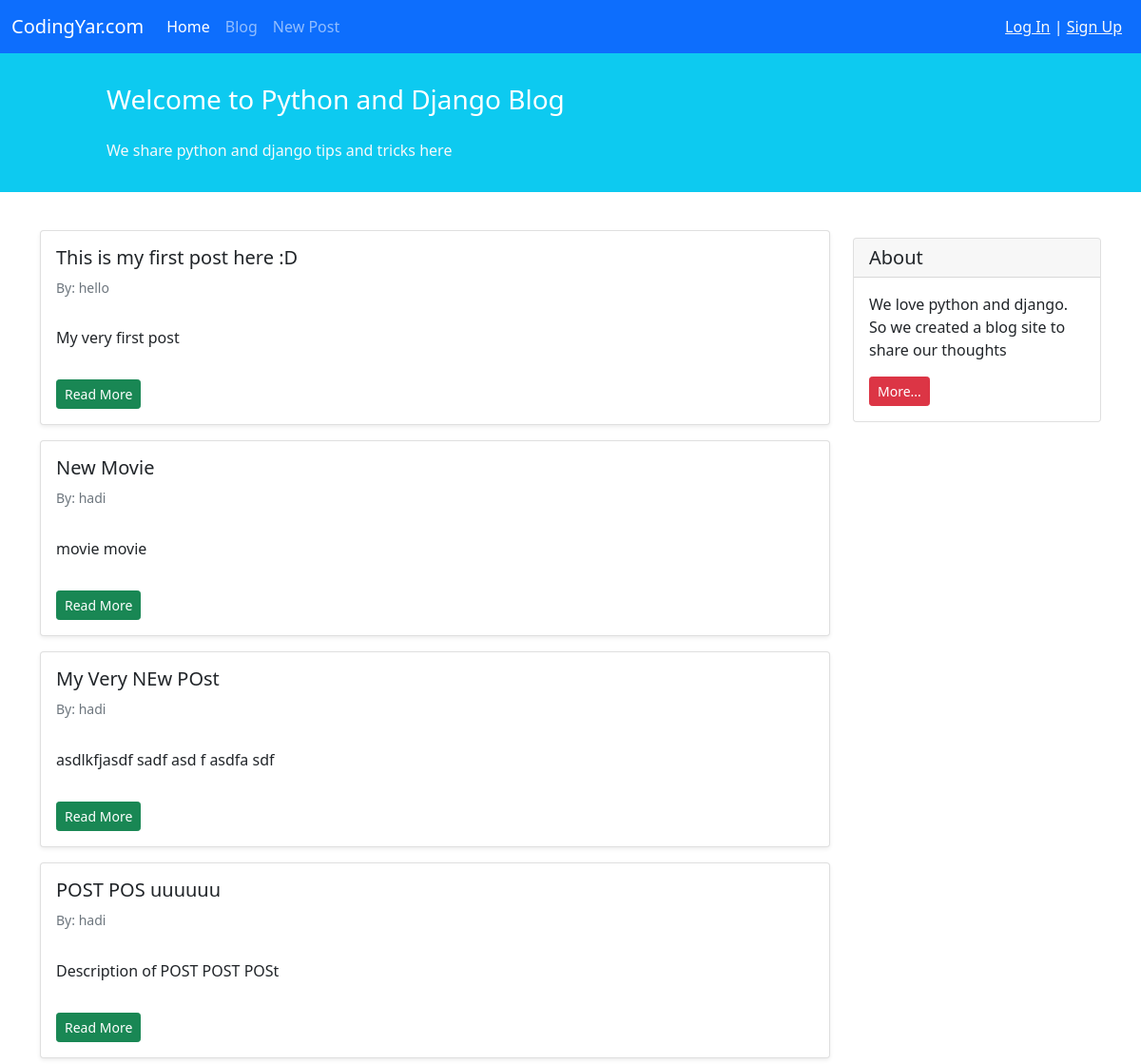
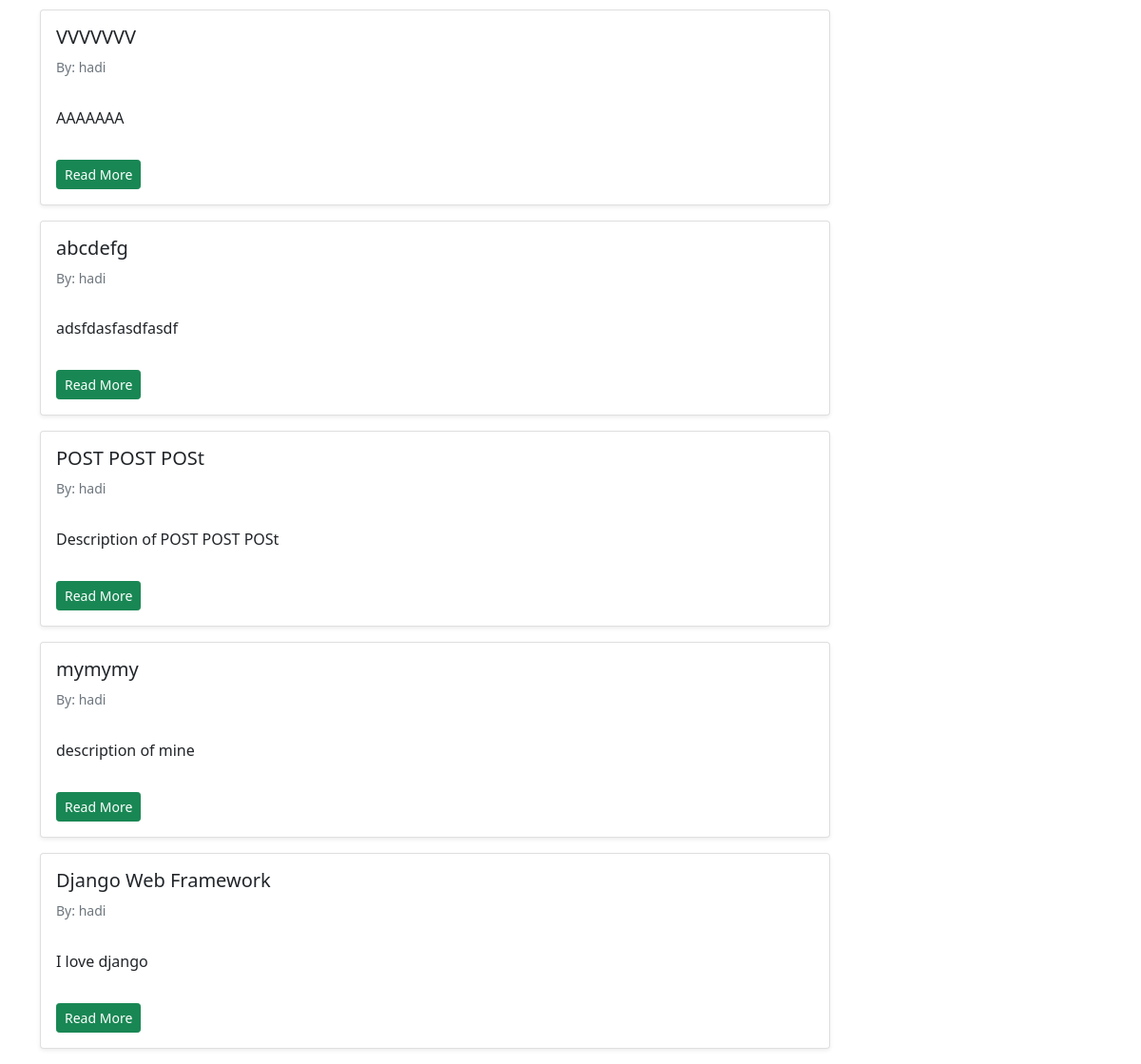
Screenshot of /blog/ with the database file from the repository (2 pictures, top to bottom).
### blog/models.py (models this page shows, shortened)
class Post(models.Model):
    STATUS_CHOICES = (
        ('pub', 'Published'),
        ('drf', 'Draft'),
    )
    title = models.CharField(max_length=100)
    text = models.TextField()
    author = models.ForeignKey('auth.User', on_delete=models.CASCADE)
    datetime_created = models.DateTimeField(auto_now_add=True)
    datetime_modified = models.DateTimeField(auto_now=True)
    status = models.CharField(choices=STATUS_CHOICES, max_length=3)

### blog/views.py (the view)
# urls.py: path('', views.PostListView.as_view(), name='posts_list'),
class PostListView(generic.ListView):
    template_name = 'blog/posts_list.html'
    context_object_name = 'posts_list'
    def get_queryset(self):
        return Post.objects.filter(status='pub').order_by('-datetime_modified')

### blog/templates/blog/posts_list.html (shortened to what this page needs)
{% extends '_base.html' %}
{% block content %}
    <div class="container mt-4">
        <div class="row">
            <div class="col-9">
                {% for post in posts_list %}
                    <div class="card shadow-sm my-3">
                        <div class="card-body">
                            <h5 class="card-title">{{ post.title }}</h5>
                            <h6 class="card-subtitle mb-2 text-muted small py-2">By: {{ post.author }}</h6>
                            <p class="card-text py-3">
                                {{ post.text }}
                            </p>
                            <a href="{% url 'post_detail' post.id %}" class="btn btn-sm btn-success">Read More</a>
                        </div>
                    </div>
                {% endfor %}
            </div>
            <div class="col-3">
                <div class="card my-4">
                    <h5 class="card-header">About</h5>
                    <div class="card-body">
                        <p class="card-text">We love python and django. So we created a blog site to share our
                            thoughts</p>
                        <a href="#"
                           class="btn btn-sm btn-danger">
                            More...
                        </a>
                    </div>
                </div>
            </div>
        </div>
    </div>
{% endblock content %}

### templates/_base.html (shortened to what this page needs)
<!doctype html>
<html lang="en">
<head>
    <link href="https://cdn.jsdelivr.net/npm/bootstrap@5.1.3/dist/css/bootstrap.min.css" rel="stylesheet"
>
</head>
<body>
    <nav class="navbar navbar-expand-lg navbar-dark bg-primary">
        <div class="container-fluid">
            <a class="navbar-brand" href="#">CodingYar.com</a>
            <div class="collapse navbar-collapse" id="navbarNavAltMarkup">
                <div class="navbar-nav">
                    <a class="nav-link active" aria-current="page" href="{% url 'posts_list' %}">Home</a>
                    <a class="nav-link" href="{% url 'posts_list' %}">Blog</a>
                    <a class="nav-link" href="{% url 'post_create' %}">New Post</a>
                </div>
            </div>
            <div class="mx-2 text-white">
                {% if user.is_authenticated %}
                    Welcome {{ user.username }} | <a class="text-light" href="{% url 'logout' %}">Log out</a>
                {% else %}
                    <a class="text-light" href="{% url 'login' %}">Log In</a> | <a class="text-light" href="{% url 'signup' %}">Sign Up</a>
                {% endif %}
            </div>
        </div>
    </nav>
    <div class="container-fluid bg-info">
        <div class="row py-3">
            <div class="col-md-8 col-md-10 mx-auto">
                <h3 class="my-4 mt-3 text-white">Welcome to Python and Django Blog</h3>
                <p class="text-light">We share python and django tips and tricks here</p>
            </div>
        </div>
    </div>
    {% block content %}
    {% endblock %}
</body>
</html>

### rows the page displays
Post: title "This is my first post here :D", author "hello", text "My very first post"
Post: title "New Movie", author "hadi", text "movie movie"
Post: title "My Very NEw POst", author "hadi", text "asdlkfjasdf sadf asd f asdfa sdf"
Post: title "POST POS uuuuuu", author "hadi", text "Description of POST POST POSt"
Post: title "VVVVVVV", author "hadi", text "AAAAAAA"
Post: title "abcdefg", author "hadi", text "adsfdasfasdfasdf"
Post: title "POST POST POSt", author "hadi", text "Description of POST POST POSt"
Post: title "mymymy", author "hadi", text "description of mine"
Post: title "Django Web Framework", author "hadi", text "I love django"
